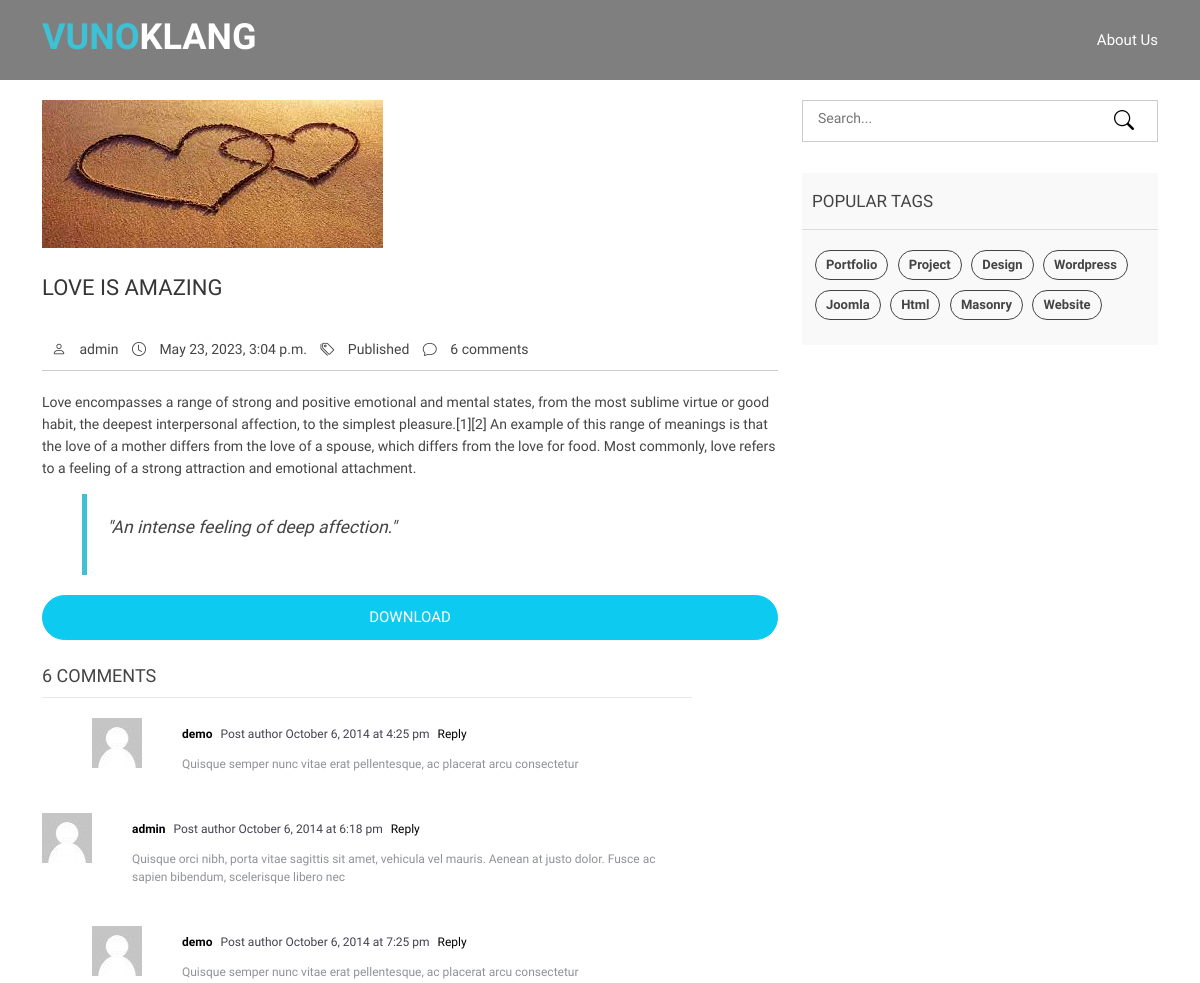
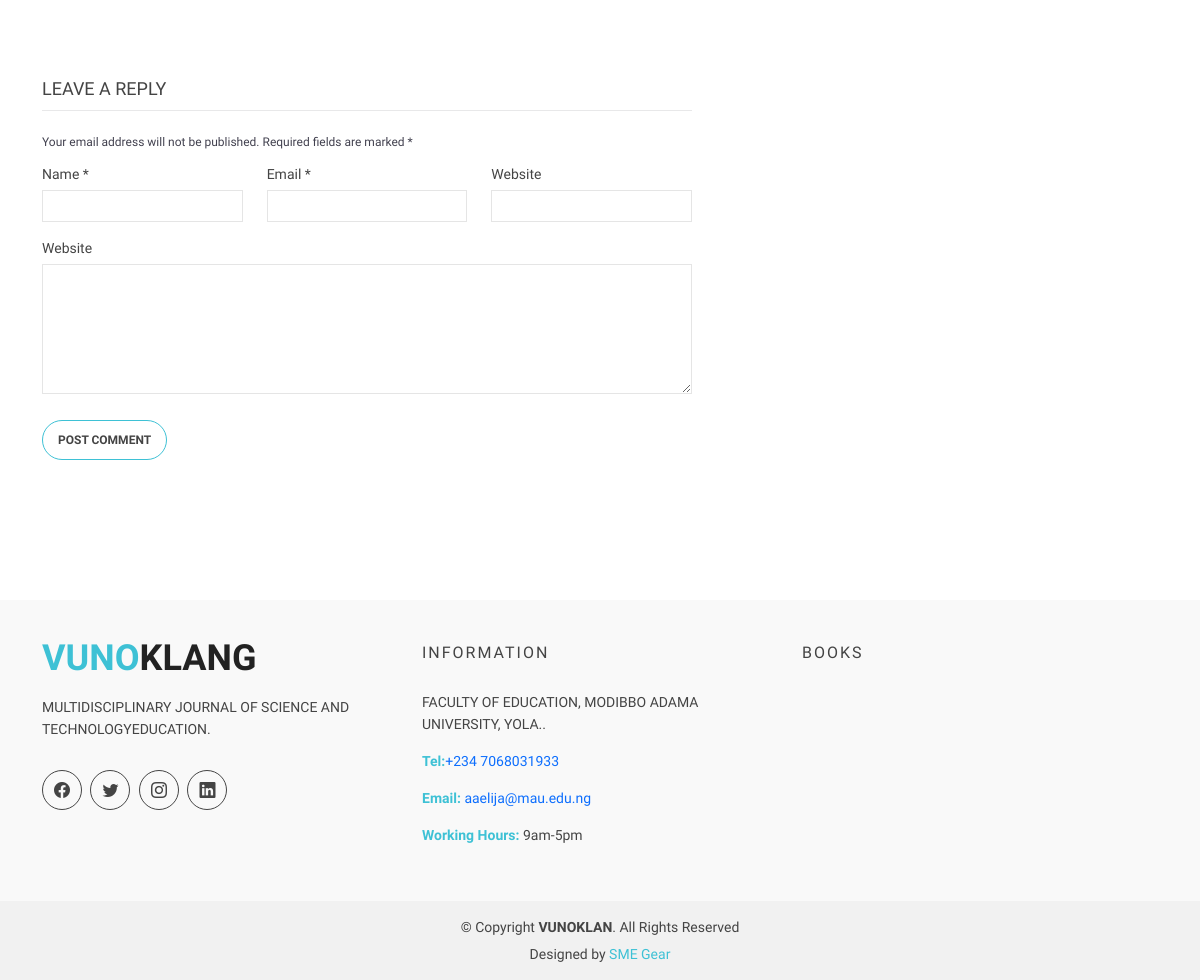
/book-details/love-is-amazing, run on the app's committed database (2 pictures, top to bottom).
### academic_journals_app/models.py (models this page shows, shortened)
class BookDetailPost(models.Model):
    title = models.CharField(max_length=200, unique=True, help_text="The name of your book") #Title of the Article
    slug = models.SlugField(max_length=200, unique=True,help_text="Re-type the name of your book", null=True, blank=True) #Unique identifier for the article
    author = models.ForeignKey(User, on_delete=models.CASCADE, related_name='blog_posts',null=True, blank=True) #Author of the Article
    description = models.CharField(max_length=1500, help_text="A short description of your book") #Short Description of the article
    quote = models.CharField(max_length=300, null=True, blank=True)
    category = models.ForeignKey('Category', related_name='category', on_delete=models.SET_NULL,null=True, blank=True, help_text="Choose the ctegory your book fall in.") #Category of the article
    keywords = models.CharField(max_length=250, help_text="Choose keywords to locate your book easier", null=True, blank=True) #Keywords to be used in SEO
    cover = models.ImageField(upload_to='book_covers/', null=True, blank=True) #Cover Image of the article
    book = models.FileField(upload_to='books/',null=True, help_text='Upload your book here')# The book
    created_on = models.DateTimeField(auto_now_add=True) #Date of creation
    updated_on = models.DateTimeField(auto_now=True) #Date of updation
    status = models.CharField(choices=STATUS, max_length=200, default="Published") #Status of the Article either Draft or Published

### academic_journals_app/views.py (the view)
# urls.py: path('book-details/<slug:slug>', BookDetail.as_view(), name="book_detail"),
class BookDetail(DetailView):
    model = BookDetailPost
    template_name= "book-details.html"

### templates/book-details.html (shortened to what this page needs)
{% extends 'main.html' %}
{% load static %}
{% block content %}
    <main id="main">
        <div class="blog-page area-padding">
            <div class="container">
                <div class="row new_row">
                    <div class="col-md-8 col-sm-8 col-xs-12">
                        <div class="row">
                            <div class="col-md-12 col-sm-12 col-xs-12">
                                <article class="blog-post-wrapper">
                                    <div class="post-thumbnail">
                                        {% if object.cover %}
                                        <img src="{{object.cover.url}}" alt="{{object.title}}" />
                                        {% else %}
                                        <img src="{% static 'img/background/empty.jfif' %}" alt="No image here">
                                        {% endif %}
                                    </div>
                                    <div class="post-information">
                                        <h2>{{object.title}}</h2>
                                        <div class="entry-meta">
                                            <span class="author-meta"><i class="bi bi-person"></i> <a href="#">admin</a></span>
                                            <span><i class="bi bi-clock"></i> {{object.updated_on}}</span>
                                            <span>
                        <i class="bi bi-tags"></i>
                        <a href="#">{{object.status}}</a>
                      </span>
                      <span><i class="bi bi-chat"></i> <a href="#">6 comments</a></span>
                    </div>
                                        <div class="entry-content">
                                            <p>{{object.description}}</p>
                                            <blockquote>
                                                <p>{{object.quote}}</p>
                                            </blockquote>
                                    </div>
                                    <div class="row" >
                                        <span>
                                        <a href="{% url 'download' object.id%}" class="btn btn-block btn-info text-white download_btn m-auto">Download</a>
                                        </span>
                                    </div>
                                </article>
                                <div class="single-post-comments">
                                    <div class="comments-area">
                                        <div class="comments-heading">
                                            <h3>6 comments</h3>
                                        </div>
                                        <div class="comments-list">
                                            <ul>
                                                <li class="threaded-comments">
                                                    <div class="comments-details">
                                                        <div class="comments-list-img">
                                                            <img src="{% static 'img/blog/b02.jpg' %}" alt="post-author">
                                                        </div>
                                                        <div class="comments-content-wrap">
                                                            <span>
                                <b><a href="#">demo</a></b>
                                Post author
                                <span class="post-time">October 6, 2014 at 4:25 pm</span>
                                                            <a href="#">Reply</a>
                                                            </span>
                                                            <p>Quisque semper nunc vitae erat pellentesque, ac placerat arcu consectetur</p>
                                                        </div>
                                                    </div>
                                                </li>
                                                <li>
                                                    <div class="comments-details">
                                                        <div class="comments-list-img">
                                                            <img src="{% static 'img/blog/b02.jpg' %}" alt="post-author">
                                                        </div>
                                                        <div class="comments-content-wrap">
                                                            <span>
                                <b><a href="#">admin</a></b>
                                Post author
                                <span class="post-time">October 6, 2014 at 6:18 pm </span>
                                                            <a href="#">Reply</a>
                                                            </span>
                                                            <p>Quisque orci nibh, porta vitae sagittis sit amet, vehicula vel mauris. Aenean at justo dolor. Fusce ac sapien bibendum, scelerisque libero nec</p>
                                                        </div>
                                                    </div>
                                                </li>
                                                <li class="threaded-comments">
                                                    <div class="comments-details">
                                                        <div class="comments-list-img">
                                                            <img src="{% static 'img/blog/b02.jpg' %}" alt="post-author">
                                                        </div>
                                                        <div class="comments-content-wrap">
                                                            <span>
                                <b><a href="#">demo</a></b>
                                Post author
                                <span class="post-time">October 6, 2014 at 7:25 pm</span>
                                                            <a href="#">Reply</a>
                                                            </span>
                                                            <p>Quisque semper nunc vitae erat pellentesque, ac placerat arcu consectetur</p>
                                                        </div>
                                                    </div>
                                                </li>
                                            </ul>
                                        </div>
                                    </div>
                                    <div class="comment-respond">
                                        <h3 class="comment-reply-title">Leave a Reply </h3>
                                        <span class="email-notes">Your email address will not be published. Required fields are marked *</span>
                                        <form action="#">
                                            <div class="row">
                                                <div class="col-lg-4 col-md-4">
                                                    <p>Name *</p>
                                                    <input type="text" />
                                                </div>
                                                <div class="col-lg-4 col-md-4">
                                                    <p>Email *</p>
                                                    <input type="email" />
                                                </div>
                                                <div class="col-lg-4 col-md-4">
                                                    <p>Website</p>
                                                    <input type="text" />
                                                </div>
                                                <div class="col-lg-12 col-md-12 col-sm-12 comment-form-comment">
                                                    <p>Website</p>
                                                    <textarea id="message-box" cols="30" rows="10"></textarea>
                                                    <input type="submit" value="Post Comment" />
                                                </div>
                                            </div>
                                        </form>
                                    </div>
                                </div>
                            </div>
                        </div>
                    </div>
                    <div class="col-lg-4 col-md-4">
                        <div class="page-head-blog">
                            <div class="single-blog-page">
                                <form action="#">
                                    <div class="search-option">
                                        <input type="text" placeholder="Search...">
                                        <button class="button" type="submit">
                                  <i class="bi bi-search"></i>
                                  </button>
                                    </div>
                                </form>
                            </div>
                            <div class="single-blog-page">
                                <div class="left-tags blog-tags">
                                    <div class="popular-tag left-side-tags left-blog">
                                        <h4>popular tags</h4>
                                        <ul>
                                            <li>
                                                <a href="#">Portfolio</a>
                                            </li>
                                            <li>
                                                <a href="#">Project</a>
                                            </li>
                                            <li>
                                                <a href="#">Design</a>
                                            </li>
                                            <li>
                                                <a href="#">wordpress</a>
                                            </li>
                                            <li>
                                                <a href="#">Joomla</a>
                                            </li>
                                            <li>
                                                <a href="#">Html</a>
                                            </li>
                                            <li>
                                                <a href="#">Masonry</a>
                                            </li>
                                            <li>
                                                <a href="#">Website</a>
                                            </li>
                                        </ul>
                                    </div>
                                </div>
                            </div>
                        </div>
                    </div>
                </div>
            </div>
        </div>
    </main>
    {% endblock %}

### data on the page
BookDetailPost: cover (picture), title "LOVE IS AMAZING", updated_on "May 23, 2023, 3:04 p.m.", status "Published", description "Love encompasses a range of strong and positive emotional and mental states, from the most sublime virtue or good habit, the deepest interpersonal affection, to the simplest pleasure.[1][2] An example of this range of meanings is that the love of a mother differs from the love of a spouse, which differs from the love for food. Most commonly, love refers to a feeling of a strong attraction and emotional attachment.", quote "\"An intense feeling of deep affection.\""
